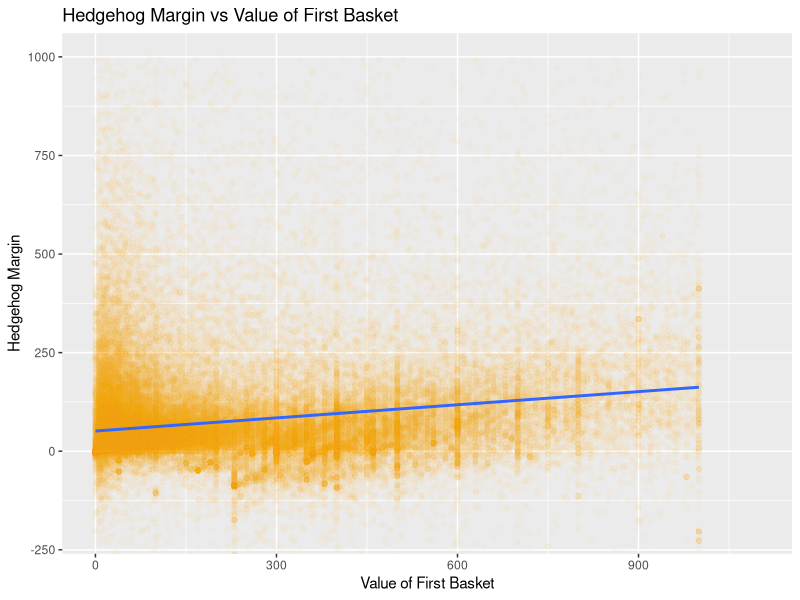
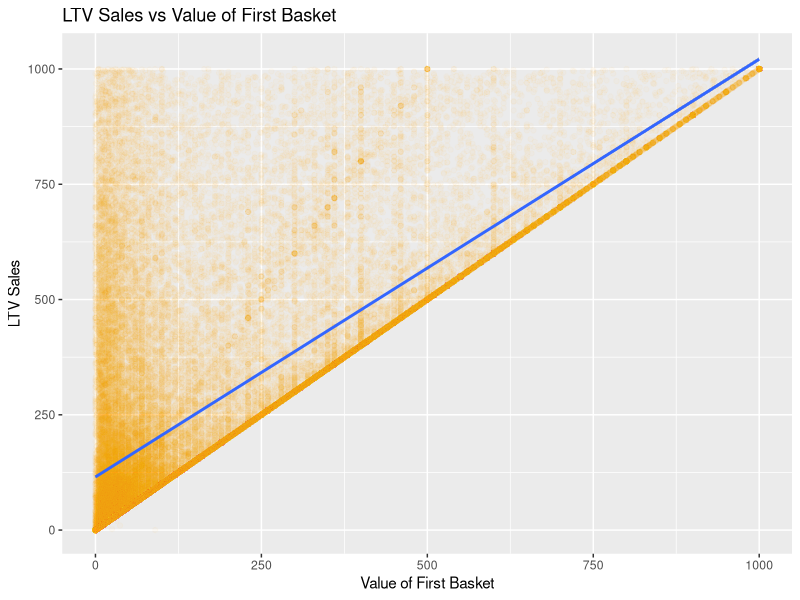
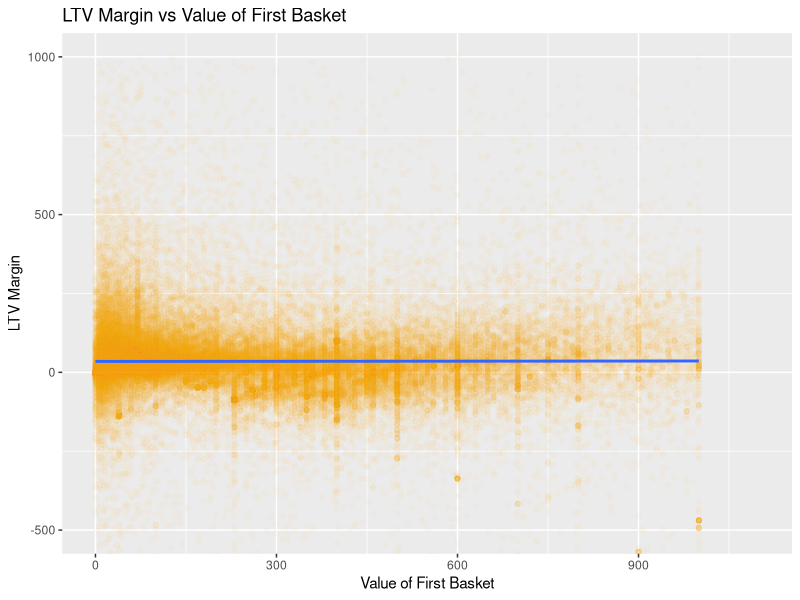
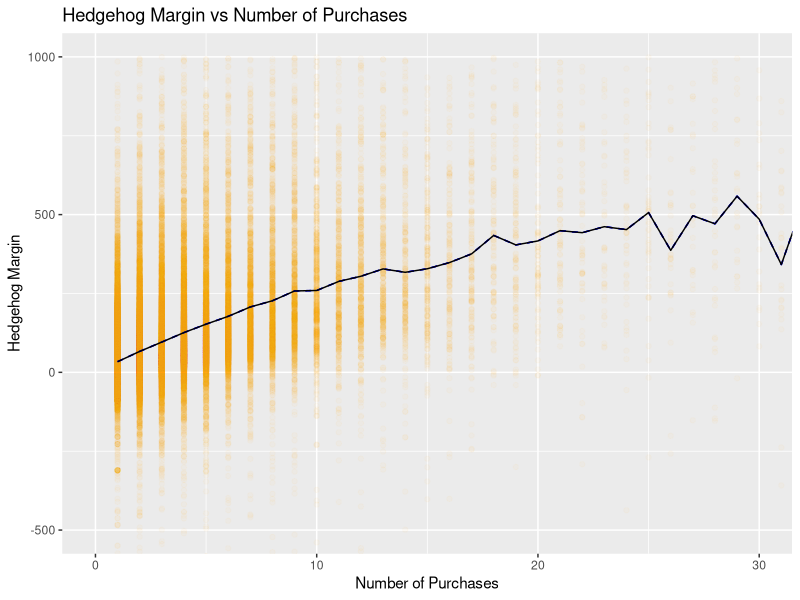
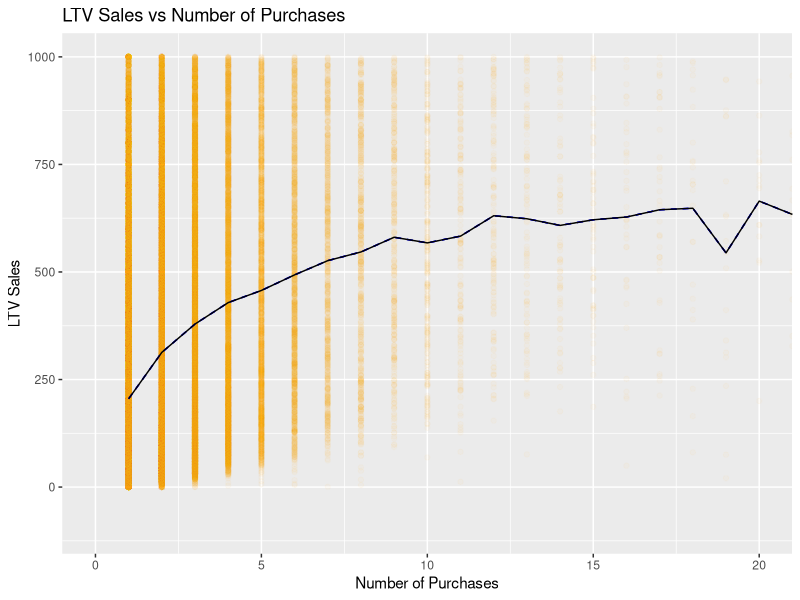
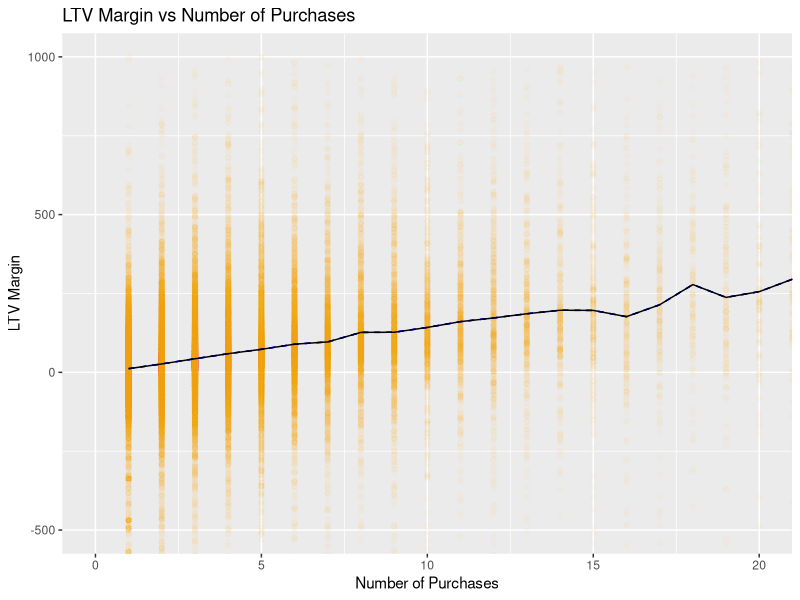
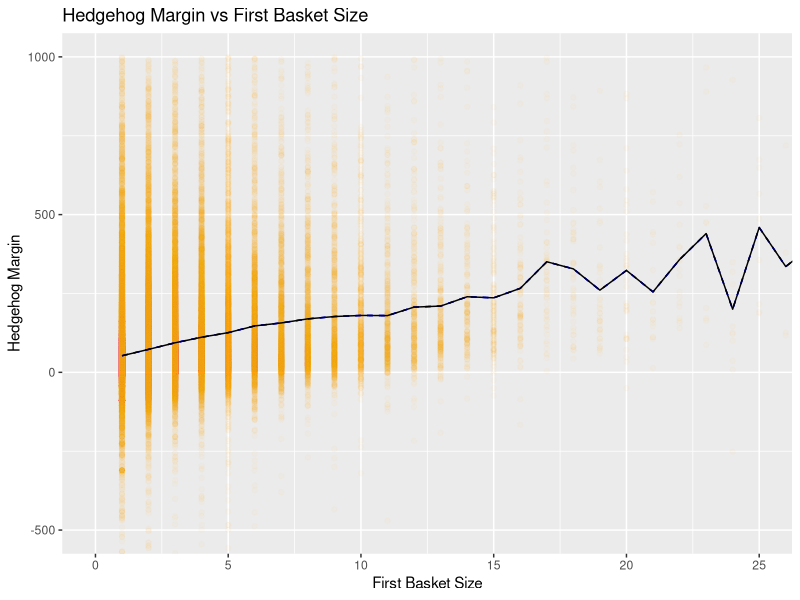
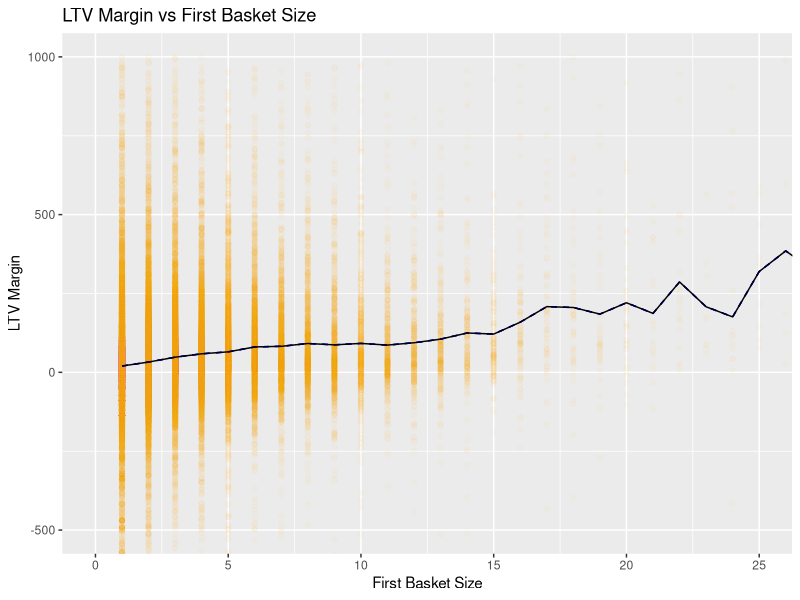

R code for these plots, in order: (Note: this script raises an error after producing the figures.)
library(ggplot2)
library(gridExtra)
library(dplyr)
#mc<-sapply(mc,as.character)
#mc<-sapply(mc,as.numeric)
#mc<-data.frame(mc)
#class(mc)

mc<-read.csv('ReducedColumbus.csv')
names(mc)
mc$Ltv.Sales.Adjusted.Margin.Dollars<-as.numeric(as.character(mc$Ltv.Sales.Adjusted.Margin.Dollars))
mc$Total.Amt<-as.numeric(as.character(mc$Total.Amt))
mc$Ltv.Sales<-as.numeric(as.character(mc$Ltv.Sales))
mc$Ltv.Margin.Dollars<-as.numeric(as.character(mc$Ltv.Margin.Dollars))

ggsave('FirstBasketValueVsHedgehogMargin.png')
ggplot(aes(x=Total.Amt,y=Ltv.Sales.Adjusted.Margin.Dollars),
       data=mc)+
  coord_cartesian(xlim = c(0, 1100),ylim=c(-200,1000))+
  geom_point(alpha = 1/30,color='orange')+
  xlab('Value of First Basket')+
  ylab('Hedgehog Margin')+
  geom_smooth(method=lm)+
  ggtitle('Hedgehog Margin vs Value of First Basket')

ggsave('FirstBasketValueVsLTVSales.png')
ggplot(aes(x=Total.Amt,y=Ltv.Sales),
       data=mc)+
  geom_point(alpha = 1/30,color='orange')+
  xlab('Value of First Basket')+
  ylab('LTV Sales')+
  geom_smooth(method=lm)+
  ggtitle('LTV Sales vs Value of First Basket')

ggsave('FirstBasketValueVsLTVMargin.png')
ggplot(aes(x=Total.Amt,y=Ltv.Margin.Dollars),
       data=mc)+
  coord_cartesian(xlim = c(0, 1100),ylim=c(-500,1000))+
  geom_point(alpha = 1/30,color='orange')+
  xlab('Value of First Basket')+
  ylab('LTV Margin')+
  geom_smooth(method=lm)+
  ggtitle('LTV Margin vs Value of First Basket')

ggsave('PurchasesCntVsHedghogMargin.png')
ggplot(aes(x=Ltv.Purchases.Cnt,y=Ltv.Sales.Adjusted.Margin.Dollars),
       data=mc)+
  coord_cartesian(xlim = c(0, 30),ylim=c(-500,1000))+
  geom_point(alpha = 1/30,color='orange')+
  xlab('Number of Purchases')+
  ylab('Hedgehog Margin')+
  ggtitle('Hedgehog Margin vs Number of Purchases')+
  geom_line(stat='summary',fun.y = quantile,prob=.75,
            linetype =2, color = 'blue')+
  geom_line(stat='summary',fun.y = quantile,prob=.25,
          linetype =2, color = 'blue')+
  geom_line(stat='summary',fun.y = mean)

ggsave('PurchasesCntVsLTVSales.png')
ggplot(aes(x=Ltv.Purchases.Cnt,y=Ltv.Sales),
       data=mc)+
  coord_cartesian(xlim = c(0, 20),ylim=c(-100,1000))+
  geom_point(alpha = 1/30,color='orange')+
  xlab('Number of Purchases')+
  ylab('LTV Sales')+
  ggtitle('LTV Sales vs Number of Purchases')+
  geom_line(stat='summary',fun.y = quantile,prob=.75,
            linetype =2, color = 'blue')+
  geom_line(stat='summary',fun.y = quantile,prob=.25,
            linetype =2, color = 'blue')+
  geom_line(stat='summary',fun.y = mean)

ggsave('PurchasesCntVsLTVMargin.png')
ggplot(aes(x=Ltv.Purchases.Cnt,y=Ltv.Margin.Dollars),
       data=mc)+
  coord_cartesian(xlim = c(0, 20),ylim=c(-500,1000))+
  geom_point(alpha = 1/30,color='orange')+
  xlab('Number of Purchases')+
  ylab('LTV Margin')+
  ggtitle('LTV Margin vs Number of Purchases')+
  geom_line(stat='summary',fun.y = quantile,prob=.75,
            linetype =2, color = 'blue')+
  geom_line(stat='summary',fun.y = quantile,prob=.25,
            linetype =2, color = 'blue')+
  geom_line(stat='summary',fun.y = mean)

names(mc)
ggsave('FirstBasketSizeVsHedghogMargin.png')
ggplot(aes(x=Sku,y=Ltv.Sales.Adjusted.Margin.Dollars),
       data=mc)+
  coord_cartesian(xlim = c(0, 25),ylim=c(-500,1000))+
  geom_point(alpha = 1/30,color='orange')+
  xlab('First Basket Size')+
  ylab('Hedgehog Margin')+
  ggtitle('Hedgehog Margin vs First Basket Size')+
  geom_line(stat='summary',fun.y = quantile,prob=.75,
            linetype =2, color = 'blue')+
  geom_line(stat='summary',fun.y = quantile,prob=.25,
            linetype =2, color = 'blue')+
  geom_line(stat='summary',fun.y = mean)

ggsave('FirstBasketSizeVsLTVMargin.png')
ggplot(aes(x=Sku,y=Ltv.Margin.Dollars),
       data=mc)+
  coord_cartesian(xlim = c(0, 25),ylim=c(-500,1000))+
  geom_point(alpha = 1/30,color='orange')+
  xlab('First Basket Size')+
  ylab('LTV Margin')+
  ggtitle('LTV Margin vs First Basket Size')+
  geom_line(stat='summary',fun.y = quantile,prob=.75,
            linetype =2, color = 'blue')+
  geom_line(stat='summary',fun.y = quantile,prob=.25,
            linetype =2, color = 'blue')+
  geom_line(stat='summary',fun.y = mean)

ggsave('FirstBasketSizeVsLTVSales.png')
ggplot(aes(x=Sku,y=Ltv.Sales),
       data=mc)+
  coord_cartesian(xlim = c(0, 20),ylim=c(-100,1000))+
  geom_point(alpha = 1/30,color='orange')+
  xlab('First Basket Size')+
  ylab('LTV Sales')+
  ggtitle('LTV Sales vs First Basket Size')+
  geom_line(stat='summary',fun.y = quantile,prob=.75,
            linetype =2, color = 'blue')+
  geom_line(stat='summary',fun.y = quantile,prob=.25,
            linetype =2, color = 'blue')+
  geom_line(stat='summary',fun.y = mean)




names(mc)
ggplot(aes(x=Total.Amt,y=Ltv.Sales.Adjusted.Margin.Dollars),
       data=mc)+
  coord_cartesian(xlim = c(0, 1100),ylim=c(-200,1000))+
  geom_point(alpha = 1/20,color='orange')+geom_smooth(method=lm)



+
  geom_line(stat='summary',fun.y = quantile,prob=.25,
              linetype =2, color = 'blue')+
  geom_line(stat='summary',fun.y = quantile,prob=.75,
            linetype =2, color = 'blue')
str(mc)
names(mc)

summary(mc)
head(mctest)
as.numeric(as.character(mc))

#ggplot(aes(x=age,y=friend_count),data=pf) +
#  coord_cartesian(xlim = c(13, 70),ylim=c(0,1000))+
#  geom_point(alpha = 1/20,position=position_jitter(h=0),
#             color = 'orange')+
# geom_line(stat='summary',fun.y = mean)+
#  geom_line(stat='summary',fun.y = quantile,prob=.1,
#            linetype =2, color = 'blue')+
  geom_line(stat='summary',fun.y = quantile,prob=.5,
            color = 'blue')+
  geom_line(stat='summary',fun.y = quantile,prob=.9,
            linetype =2, color = 'blue')+
  ggtitle('Friend Count by Age')